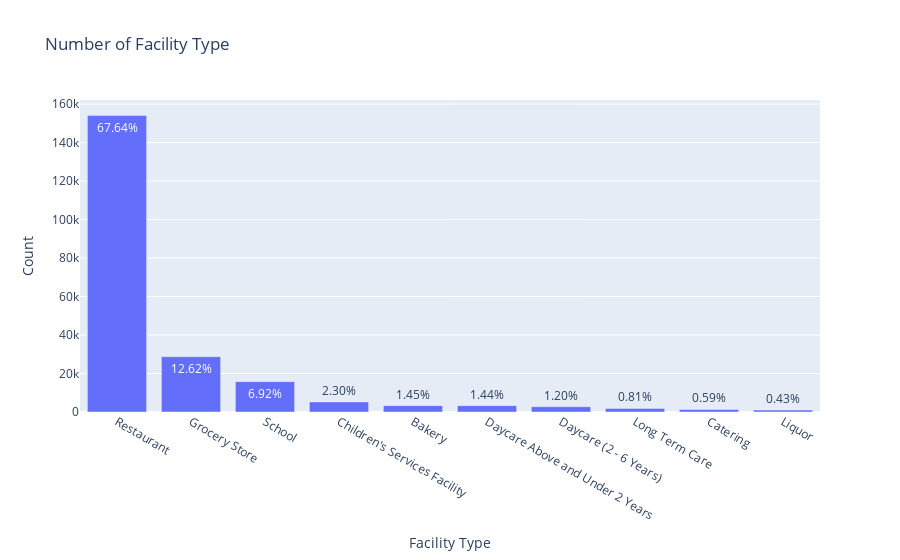

Write notebook code for a chart like this one.
### Code cell
import plotly.graph_objs as go
from plotly.offline import download_plotlyjs, init_notebook_mode, plot, iplot

# Assuming df is your DataFrame
x = df['Facility Type'].value_counts().index.values.astype('str')[:10]
y = df['Facility Type'].value_counts().values[:10]
pct = [("%.2f"%(v*100))+"%" for v in (y/len(df))][:10]

trace1 = go.Bar(x=x, y=y, text=pct)
layout = dict(title= 'Number of Facility Type',
              yaxis = dict(title='Count'),
              xaxis = dict(title='Facility Type'))
fig = dict(data=[trace1], layout=layout)
iplot(fig)

### Figure 1 — Plotly figure (JSON) as saved in the notebook; plotly's stock layout.template omitted (floating-point values rounded to 4 significant figures)
{"data": [{"text": ["67.64%", "12.62%", "6.92%", "2.30%", "1.45%", "1.44%", "1.20%", "0.81%", "0.59%", "0.43%"], "type": "bar", "x": ["Restaurant", "Grocery Store", "School", "Children's Services Facility", "Bakery", "Daycare Above and Under 2 Years", "Daycare (2 - 6 Years)", "Long Term Care", "Catering", "Liquor"], "y": [153998, 28739, 15759, 5247, 3306, 3287, 2731, 1845, 1335, 980]}], "layout": {"title": {"text": "Number of Facility Type"}, "xaxis": {"title": {"text": "Facility Type"}}, "yaxis": {"title": {"text": "Count"}}}}
